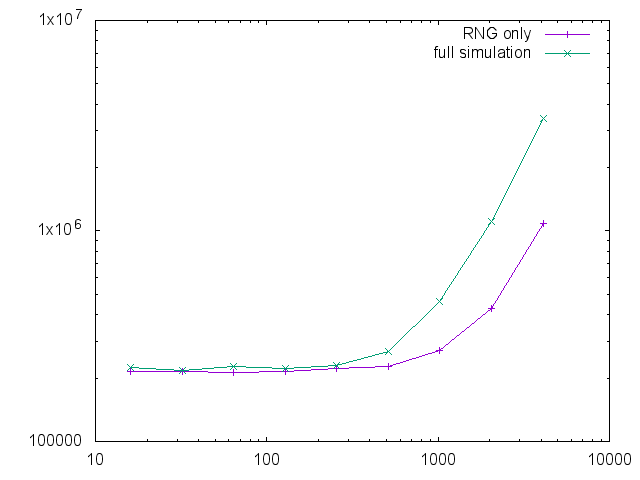

Generate this figure with gnuplot:
set term term_type
set output output_file
set logscale xy
plot 'data/naive_rng_timing.dat' i 0 using 1:4 w lp title "RNG only",\
 '' i 1 using 1:4 w lp title "full simulation"
set output
